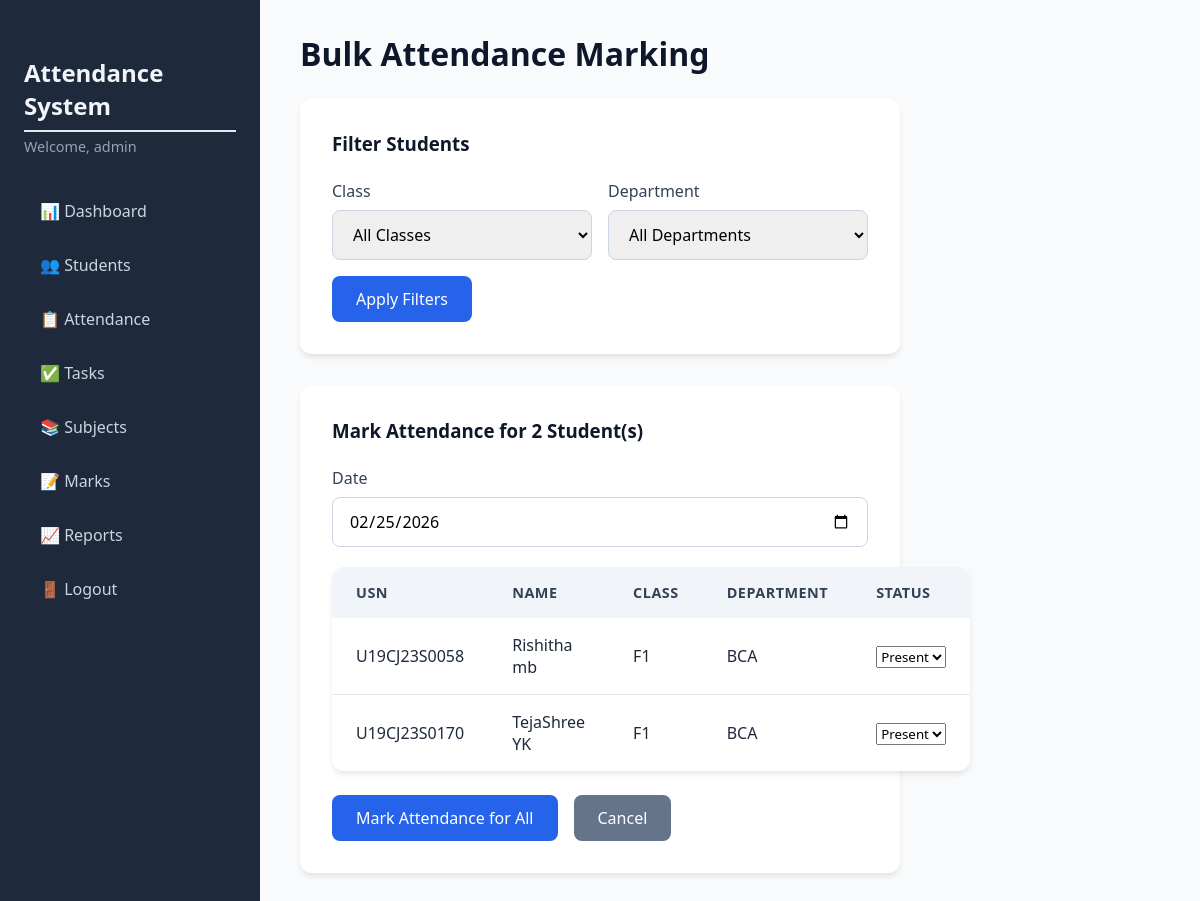
Page /attendance/bulk (signed in) on the earlier database version.
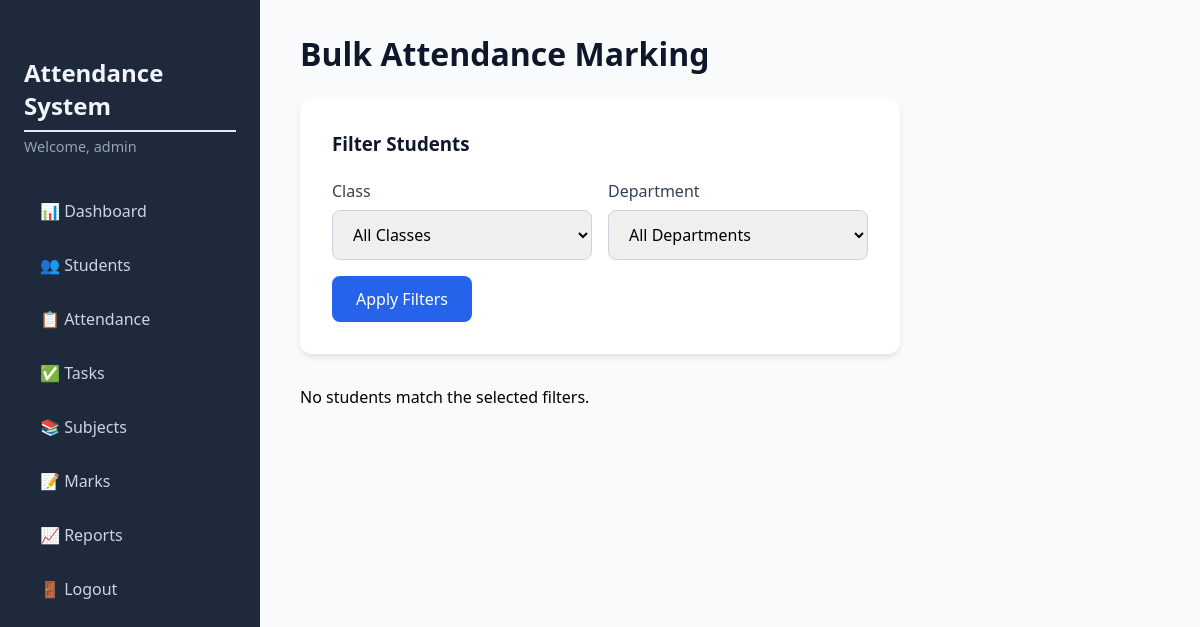
Same page on the later database version.
### tables this page shows
CREATE TABLE students (
                id INTEGER PRIMARY KEY AUTOINCREMENT,
                usn TEXT UNIQUE NOT NULL,
                name TEXT NOT NULL,
                email TEXT UNIQUE NOT NULL,
                phone TEXT,
                class TEXT NOT NULL,
                department TEXT NOT NULL,
                parent_name TEXT,
                parent_phone TEXT,
                parent_email TEXT
            );

### app.py (the view, shortened to what this page needs)
@app.route('/attendance/bulk', methods=['GET', 'POST'])
@login_required
def bulk_attendance():
    db = get_db()
    classes, departments = get_class_department_options()
    class_filter = request.args.get('class_filter', 'All')
    dept_filter = request.args.get('dept_filter', 'All')
    query = "SELECT id, usn, name, class, department FROM students"
    params = []
    conditions = []
    if class_filter and class_filter != 'All':
        conditions.append("class = ?")
        params.append(class_filter)
    if dept_filter and dept_filter != 'All':
        conditions.append("department = ?")
        params.append(dept_filter)
    if conditions:
        query += " WHERE " + " AND ".join(conditions)
    query += " ORDER BY class, department, name"
    students = db.execute(query, params).fetchall()
    return render_template('bulk_attendance.html',
                           students=students,
                           classes=classes,
                           departments=departments,
                           selected_class=class_filter,
                           selected_dept=dept_filter,
                           today=datetime.today().strftime('%Y-%m-%d'))

### app.py (called while the page is built)
def get_db():
    db = getattr(g, '_database', None)
    if db is None:
        db = g._database = sqlite3.connect(DATABASE)
        db.row_factory = sqlite3.Row
    return db

@app.teardown_appcontext
def close_connection(exception):
    db = getattr(g, '_database', None)
    if db is not None:
        db.close()

def login_required(f):
    @wraps(f)
    def decorated_function(*args, **kwargs):
        if 'admin_id' not in session:
            flash('Please log in to access this page.', 'warning')
            return redirect(url_for('login'))
        return f(*args, **kwargs)
    return decorated_function

def get_class_department_options():
    db = get_db()
    classes = db.execute("SELECT DISTINCT class FROM students ORDER BY class").fetchall()
    departments = db.execute("SELECT DISTINCT department FROM students ORDER BY department").fetchall()
    return [c['class'] for c in classes], [d['department'] for d in departments]

### templates/bulk_attendance.html (shortened to what this page needs)
{% extends "base.html" %}
{% block content %}
<h1>Bulk Attendance Marking</h1>
<div class="form-card">
    <h3>Filter Students</h3>
    <form method="GET" action="{{ url_for('bulk_attendance') }}">
        <div class="form-row">
            <div class="form-group half">
                <label for="class_filter">Class</label>
                <select id="class_filter" name="class_filter">
                    <option value="All">All Classes</option>
                </select>
            </div>
            <div class="form-group half">
                <label for="dept_filter">Department</label>
                <select id="dept_filter" name="dept_filter">
                    <option value="All">All Departments</option>
                </select>
            </div>
        </div>
        <button type="submit" class="btn btn-primary">Apply Filters</button>
    </form>
</div>
{% if students %}
<div class="form-card">
    <h3>Mark Attendance for {{ students|length }} Student(s)</h3>
    <form method="POST" action="{{ url_for('bulk_attendance') }}">
        <div class="form-group">
            <label for="date">Date</label>
            <input type="date" id="date" name="date" value="{{ today }}" required>
        </div>
        <div class="table-responsive">
            <table class="table">
                <thead>
                    <tr>
                        <th>USN</th>
                        <th>Name</th>
                        <th>Class</th>
                        <th>Department</th>
                        <th>Status</th>
                    </tr>
                </thead>
                <tbody>
                    {% for student in students %}
                    <tr>
                        <td>{{ student.usn }}</td>
                        <td>{{ student.name }}</td>
                        <td>{{ student.class }}</td>
                        <td>{{ student.department }}</td>
                        <td>
                            <select name="status_{{ student.id }}" class="status-select">
                                <option value="Present" selected>Present</option>
                            </select>
                        </td>
                    </tr>
                    {% endfor %}
                </tbody>
            </table>
        </div>
        <div class="form-actions">
            <button type="submit" class="btn btn-primary">Mark Attendance for All</button>
            <a href="{{ url_for('attendance') }}" class="btn btn-secondary">Cancel</a>
        </div>
    </form>
</div>
{% else %}
<p>No students match the selected filters.</p>
{% endif %}
{% endblock %}

Differences in the rows shown:
removed students: usn "U19CJ23S0058", name "Rishitha mb", class "F1", department "BCA", id "Present"
removed students: usn "U19CJ23S0170", name "TejaShree YK", class "F1", department "BCA", id "Present"
Other differences:
{{ students|length }}: "2" → (not shown)
form field date: "02/25/2026" → (not shown)
text no longer shown: "Mark Attendance for Student(s) Date USN NAME CLASS DEPARTMENT STATUS Mark Attendance for All Cancel"
text now shown: "No students match the selected filters."
